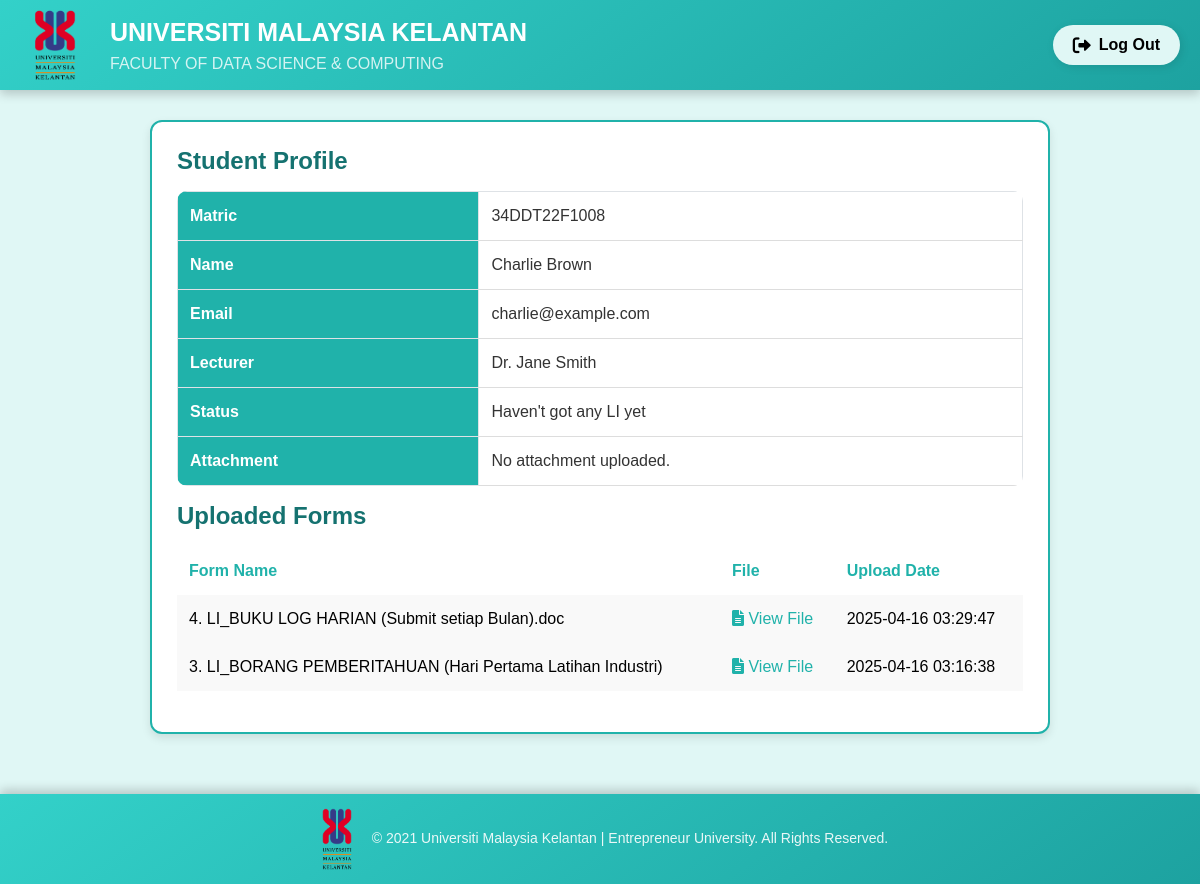
Screenshot of /student_profile.php?id=105 with the database file from the repository.
### tables this page shows
CREATE TABLE `students` (
  `id` int(10) NOT NULL,
  `name` varchar(255) NOT NULL,
  `matrix` varchar(50) NOT NULL,
  `email` varchar(255) NOT NULL,
  `lecturer` varchar(255) DEFAULT NULL,
  `semester` varchar(50) DEFAULT NULL,
  `status` enum('Haven''t got any LI yet','At least get 1 LI','Already confirmed / decided') NOT NULL DEFAULT 'Haven''t got any LI yet'
);

CREATE TABLE `student_uploads` (
  `id` int(11) NOT NULL,
  `student_name` varchar(255) NOT NULL,
  `student_email` varchar(255) NOT NULL,
  `form_name` varchar(255) NOT NULL,
  `file_path` varchar(255) NOT NULL,
  `upload_date` timestamp NOT NULL DEFAULT current_timestamp()
);

### student_profile.php (the view, shortened to what this page needs)
<?php
include("db_connect.php");
if (isset($_GET['id']) && is_numeric($_GET['id'])) {
    $student_id = $_GET['id'];
    $sql = "SELECT * FROM students WHERE id = ?";
    $stmt = $conn->prepare($sql);
    $stmt->bind_param("i", $student_id);
    $stmt->execute();
    $result = $stmt->get_result();
    if ($result->num_rows > 0) {
        $student = $result->fetch_assoc();
    } else {
        echo "<h3 style='text-align:center; color:red;'>Student not found!</h3>";
        exit();
    }
} else {
    echo "<h3 style='text-align:center; color:red;'>Invalid student ID!</h3>";
    exit();
}
$student_email = $student['email'];
$sqlAttachment = "SELECT attachment FROM form WHERE email = ? LIMIT 1";
$stmt3 = $conn->prepare($sqlAttachment);
$stmt3->bind_param("s", $student_email);
$stmt3->execute();
$resultAttachment = $stmt3->get_result();
$rowAttachment = $resultAttachment->fetch_assoc();
$attachmentLink = ($rowAttachment && !empty($rowAttachment['attachment'])) ? $rowAttachment['attachment'] : "";
$sqlUploads = "SELECT form_name, file_path, upload_date
               FROM student_uploads
               WHERE student_email = ?
               ORDER BY upload_date DESC";
$stmt2 = $conn->prepare($sqlUploads);
$stmt2->bind_param("s", $student_email);
$stmt2->execute();
$resUploads = $stmt2->get_result();
?>
<!DOCTYPE html>
<html lang="en">
<head>
    <link href="https://cdn.jsdelivr.net/npm/bootstrap@5.3.2/dist/css/bootstrap.min.css" rel="stylesheet">
    <link href="https://cdn.jsdelivr.net/npm/bootstrap@5.3.2/dist/css/bootstrap.min.css" rel="stylesheet">
    <link href="https://cdnjs.cloudflare.com/ajax/libs/font-awesome/6.0.0-beta3/css/all.min.css" rel="stylesheet">
    <link href="https://cdn.jsdelivr.net/npm/bootstrap@5.3.2/dist/css/bootstrap.min.css" rel="stylesheet">
    </head>
<body>
<div class="container">
    <div class="navbar">
        <div class="logo">
            <img src="image/logoumk.png" alt="UMK Logo" class="logo-img">
            <div>
                <p>UNIVERSITI MALAYSIA KELANTAN</p>
                <p class="faculty-title">FACULTY OF DATA SCIENCE & COMPUTING</p>
            </div>
        </div>
        <ul class="menu">
        <li>
            <a href="logout.php" class="logout-btn">
                <i class="fas fa-sign-out-alt"></i> Log Out
            </a>
        </li>
        </ul>
    </div>
    <div class="profile-container" >
        <h2>Student Profile</h2>
        <table class="profile-table table table-bordered">
    <tr>
        <th>Matric</th>
        <td><?php echo htmlspecialchars($student['matrix']); ?></td>
    </tr>
    <tr>
        <th>Name</th>
        <td><?php echo htmlspecialchars($student['name']); ?></td>
    </tr>
    <tr>
        <th>Email</th>
        <td><?php echo htmlspecialchars($student['email']); ?></td>
    </tr>
    <tr>
        <th>Lecturer</th>
        <td><?php echo htmlspecialchars($student['lecturer']); ?></td>
    </tr>
    <tr>
        <th>Status</th>
        <td><?php echo htmlspecialchars($student['status']); ?></td>
    </tr>
    <tr>
        <th>Attachment</th>
        <td>
            <?php if (!empty($attachmentLink)) : ?>
                <a href="<?php echo htmlspecialchars($attachmentLink); ?>" target="_blank">Download Attachment</a>
            <?php else: ?>
                No attachment uploaded.
            <?php endif; ?>
        </td>
    </tr>
</table>
<h4 class="mb-3" style="color: #157270;font-weight: bold;">Uploaded Forms</h4>
<?php if ($resUploads->num_rows > 0): ?>
  <div class="table-responsive">
    <table class="table table-hover table-borderless uploads-table">
      <thead class="bg-teal text-white">
        <tr>
          <th>Form Name</th>
          <th>File</th>
          <th>Upload Date</th>
        </tr>
      </thead>
      <tbody>
        <?php while($upload = $resUploads->fetch_assoc()): ?>
          <tr>
            <td><?php echo htmlspecialchars($upload['form_name']); ?></td>
            <td>
            <a href="download.php?file=<?php echo urlencode($upload['file_path']); ?>&name=<?php echo urlencode($upload['form_name']); ?>" class="text-teal">
                <i class="fas fa-file-alt"></i> View File
              </a>
            </td>
            <td><?php echo htmlspecialchars($upload['upload_date']); ?></td>
          </tr>
        <?php endwhile; ?>
      </tbody>
    </table>
    </div>
        <?php else: ?>
        <p class="text-muted">No uploaded forms found for this student.</p>
        <?php endif; ?>
            </div>
            </div>
        <footer class="footer">
            <div class="footer-content">
                <img src="image/logoumk.png" alt="UMK Logo" class="footer-logo">
                <p>&copy; 2021 Universiti Malaysia Kelantan | Entrepreneur University. All Rights Reserved.</p>
            </div>
        </footer>
</body>
</html>

### student_profile.php (style rules this page uses)
body { margin: 0; padding: 0; background: #e0f7f5; font-family: Arial, sans-serif; color: #333; }
.profile-container { background: white; width: 90%; max-width: 900px; padding: 25px; border-radius: 12px; box-shadow: 0 4px 10px rgba(0, 0, 0, 0.1); border: 2px solid #20b2aa; margin: 120px auto 40px auto; box-sizing: border-box; }
h2 { color: #157270; font-weight: bold; font-size: 24px; margin-bottom: 15px; }
.profile-table { width: 100%; border-radius: 10px; overflow: hidden; }
.profile-table th { background: #20b2aa; color: white; padding: 12px; font-size: 16px; text-align: left; }
.profile-table td { padding: 12px; font-size: 16px; color: #333; border-bottom: 1px solid #ddd; text-align: left; }
.navbar { background: linear-gradient(145deg, #33d1c9, #1da2a0); color: #ffffff; width: 100%; padding: 5px 20px; display: flex; align-items: center; justify-content: space-between; box-shadow: 0 4px 10px rgba(0, 0, 0, 0.2); position: fixed; top: 0; left: 0; z-index: 1000; transition: transform 0.3s ease; }
.navbar .logo { display: flex; align-items: center; gap: 10px; }
.navbar .logo-img { width: 70px; height: 80px; margin-right: 10px; }
.navbar .logo p { font-size: 25px; font-weight: bold; color: #ffffff; margin: 0; text-transform: uppercase; }
.navbar .logo p.faculty-title { font-size: 16px; font-weight: normal; color: #ffffff; opacity: 0.8; margin: 0; text-transform: capitalize; }
.navbar .menu { list-style: none; margin: 0; padding: 0; display: flex; align-items: center; }
.logout-btn { background: #e0f7f5; color: black; padding: 8px 20px; border-radius: 25px; text-decoration: none; font-weight: bold; display: flex; align-items: center; gap: 8px; font-size: 16px; transition: background 0.3s ease, transform 0.2s ease; border: none; cursor: pointer; box-shadow: 2px 2px 10px rgba(0, 0, 0, 0.1); }
.logout-btn i { font-size: 18px; }
html, body { height: 100%; margin: 0; display: flex; flex-direction: column; overflow-y: auto; }
.footer { background: linear-gradient(145deg, #33d1c9, #1da2a0); color: #ffffff; text-align: center; padding: 10px 0; box-shadow: 0 -4px 10px rgba(0, 0, 0, 0.2); margin-top: 20px; }
.footer-content { display: flex; align-items: center; justify-content: center; gap: 10px; flex-wrap: wrap; }
.footer-logo { width: 50px; height: auto; }
.footer p { margin: 0; font-size: 14px; font-weight: normal; opacity: 0.9; }
.uploads-table { font-size: 16px; }
.uploads-table thead { background: #20b2aa; }
.uploads-table thead th { border: none; font-weight: 600; color: #20b2aa; padding: 12px; }
.uploads-table tbody td { padding: 12px; background: #f9f9f9; border: none; }
.uploads-table tbody tr { transition: background 0.3s ease; }
.text-teal { color: #20b2aa !important; font-weight: 500; text-decoration: none; }

### rows the page displays
students: matrix "34DDT22F1008", name "Charlie Brown", email "charlie@example.com", lecturer "Dr. Jane Smith", status "Haven't got any LI yet"
student_uploads: form_name "4. LI_BUKU LOG HARIAN (Submit setiap Bulan).doc", upload_date "2025-04-16 03:29:47"
student_uploads: form_name "3. LI_BORANG PEMBERITAHUAN (Hari Pertama Latihan Industri)", upload_date "2025-04-16 03:16:38"
